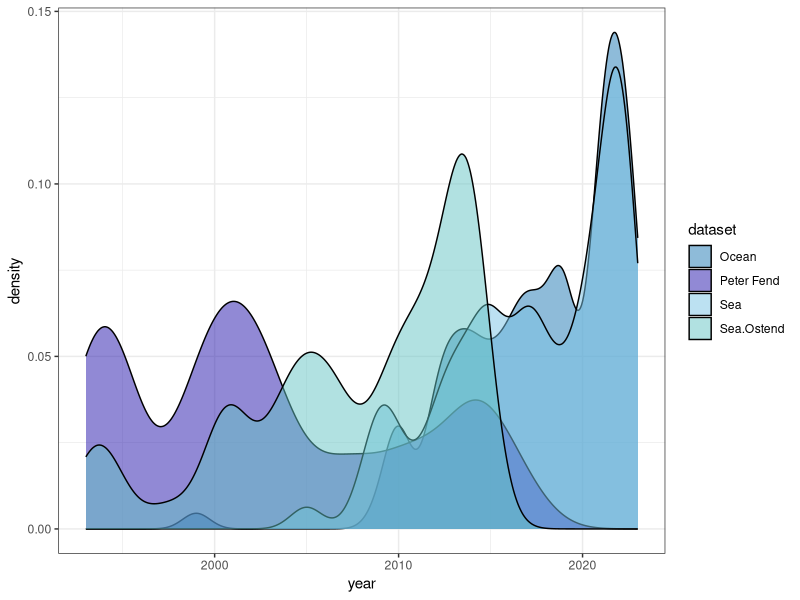

The R source for this figure:

# Load libraries
library(ggplot2)
library(dplyr)

# Load data from 3 CSV files and combine them
df1 <- read.csv("densitypeter.csv")
df1$dataset <- "Peter Fend"
df2 <- read.csv("density_sea.csv")
df2$dataset <- "Sea"
df3 <- read.csv("ostend_density.csv")
df3$dataset <- "Sea.Ostend"
df4 <- read.csv("density_ocean.csv")
df4$dataset <- "Ocean"

df_all <- rbind(df1, df2, df3, df4)

# Filter data to only include years 1993 onwards
df_all <- filter(df_all, year >= 1993)

# Create stacked density chart with custom color palette
ggplot(df_all, aes(x = year, fill = dataset)) +
  geom_density(alpha = 0.5, adjust = 0.5) +
  scale_fill_manual(values = c("#1F78B4", "#2415ab", "#7ac3e6", "#64c3c4")) +
  theme_bw()
